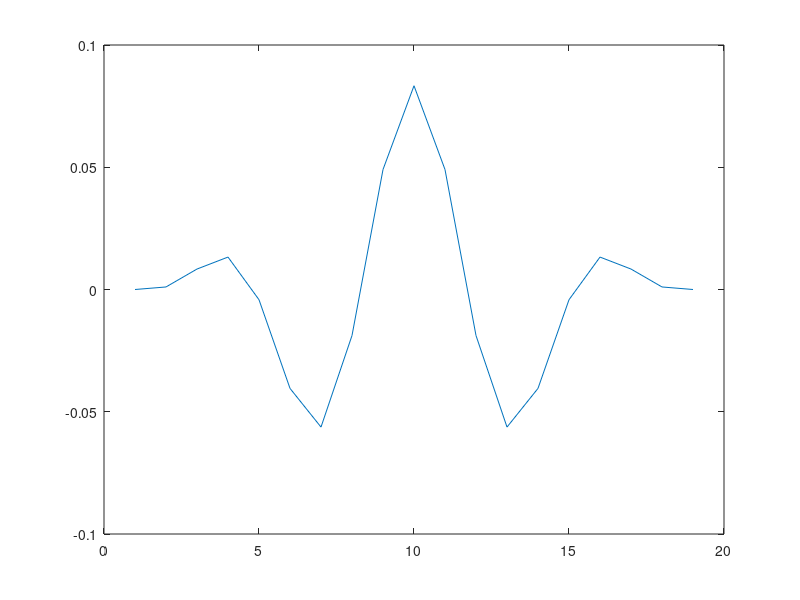
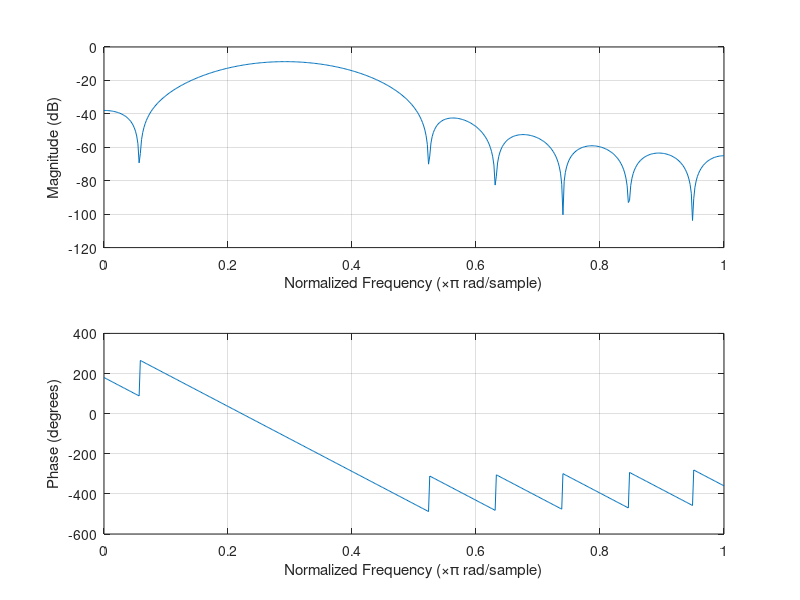

MATLAB code to generate these figures, in order:
wind = zeros(1,19);
for k=-9:9
    wind(k+10) = 0.5*(1+cos(k*pi/9));
end

hd = zeros(1,19);
for k=-9:9
    hd(k+10) = (sin(k*pi/3)-sin(k*pi/4))/(k*pi);
end

h = wind.*hd;
h(10)=1/12;
figure(4)

plot(h);

figure(5);
freqz(h)
% stem(bp1,'Color','black','LineStyle',':')
% 
% % freqz(bp,1)